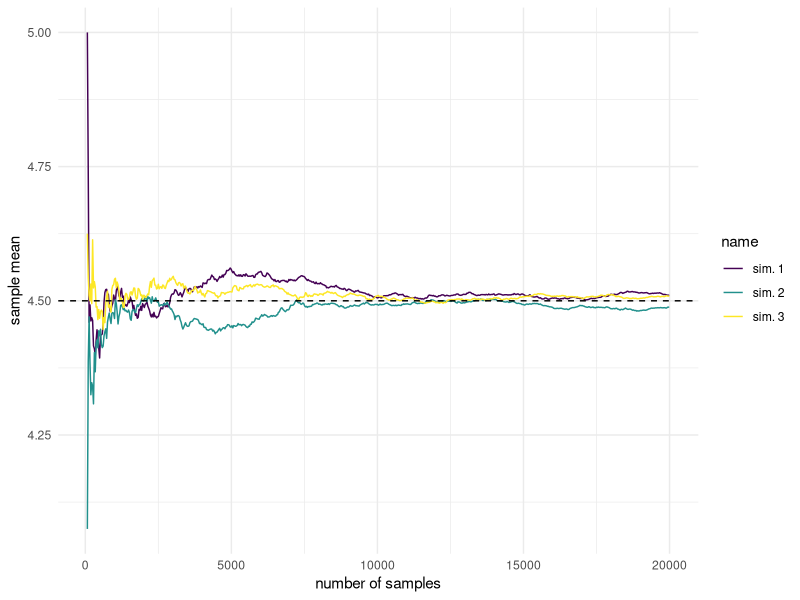
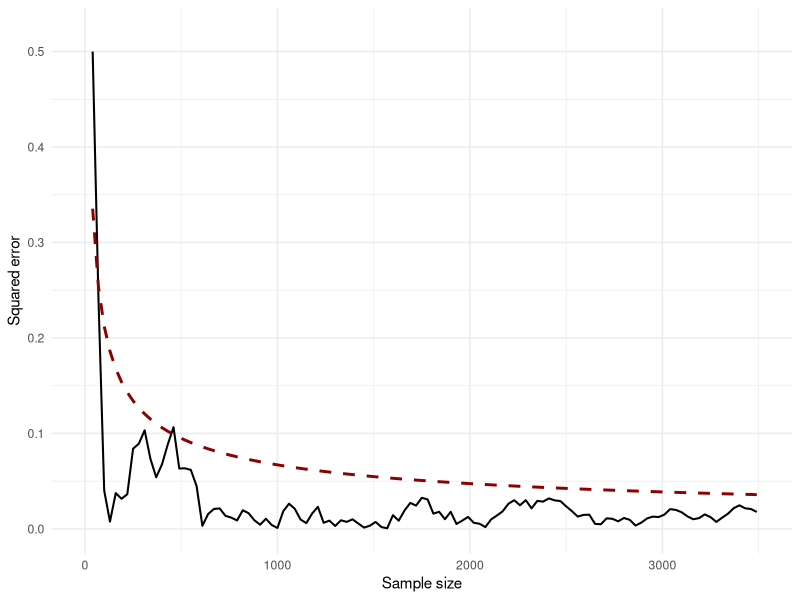
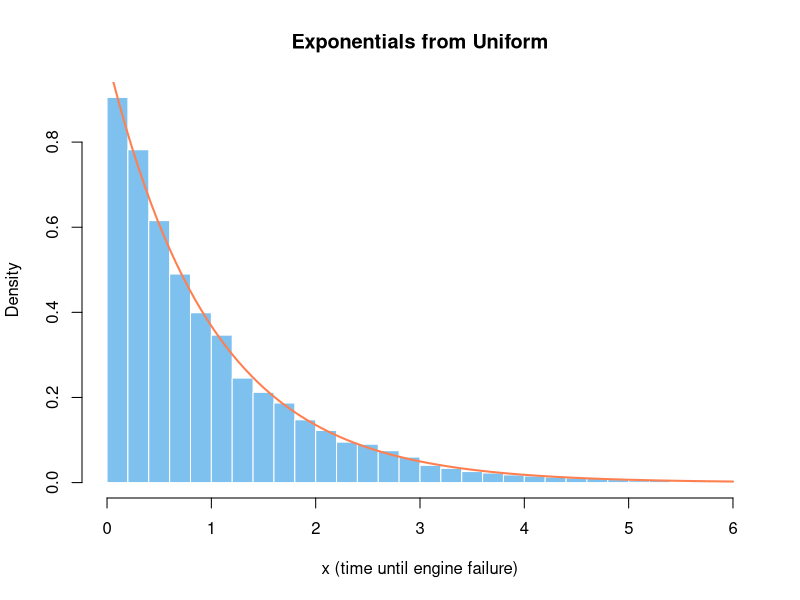
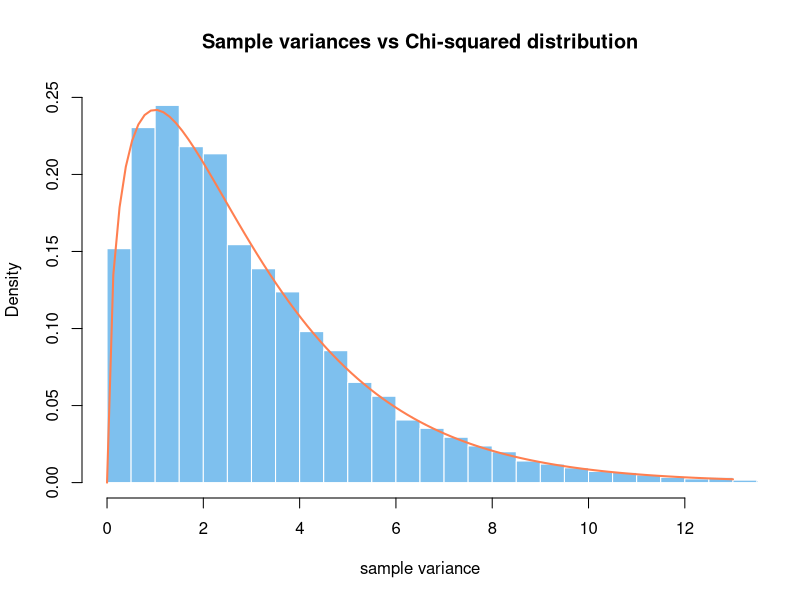

These figures' R source, in order:
## ---- chunk 1
#| message: false
#| warning: false

library(tidyverse)
set.seed(137) 
nr_sim_pois <- 100000
lln_pois <- replicate(n = 3, {
    pois_sim <- rpois(nr_sim_pois, 4.5)
    seq(10, nr_sim_pois, 30) |> 
    sapply(\(x) pois_sim[1:x] |> mean())
}) |> data.frame() |> tibble()
## ---- chunk 2
#| code-fold: true
#| code-summary: Show visualization code
#| fig-cap: Notice the fluctuations at around n = 5000. This should not be unexpected, even when sampling from the true distribution

lln_pois |>
    mutate(nr_samples = 10 + row_number() * 30) |> 
    pivot_longer(cols = c("X1", "X2", "X3")) |> 
    mutate(name = case_when(
        name == "X1" ~ "sim. 1",
        name == "X2" ~ "sim. 2",
        name == "X3" ~ "sim. 3"
    )) |>
    filter(nr_samples > 60 & nr_samples < 20000) |>
    ggplot(aes(x = nr_samples, y = value, col = name)) + 
    geom_line() + 
    geom_hline(yintercept = 4.5, lty = "dashed") + 
    scale_color_viridis_d() +
    labs(x = "number of samples", y = "sample mean") + 
    theme_minimal()
## ---- chunk 3
#| code-fold: true
#| code-summary: Show code for squared error drop
#| fig-cap: We can compare the expected squared error curve vs the one we get in simulation. In practice, we care not only the asymptotic behavior, but how fast the average converges.
#| warning: false
#| message: false

lln_pois |> select(X1) |>
    mutate(nr_samples = 10 + (row_number() - 1) * 30) |> 
    filter(nr_samples >= 10 & nr_samples < 10000) |>
    mutate(
        theoretical = sqrt(4.5) / sqrt(nr_samples),
        simulated = sqrt((4.5 - X1)^2)
    ) |>
    ggplot() +
    geom_line(
        aes(x = nr_samples, y = simulated), 
        ol="grey70", linewidth = 0.7) +
    geom_line(
        aes(x = nr_samples, y = theoretical), 
        lty="dashed", col="darkred", linewidth = 1) +
    scale_color_viridis_d() +
    lims(x = c(0, 3500), y = c(0, 0.52)) +
    labs(x = "Sample size", y = "Squared error") +
    theme_minimal()
## ---- chunk 4
#| fig-cap: The red line is the theoretical PDF from R's dexp function
#| code-fold: true

-log(runif(1e4)) |> 
    hist(
        col = "skyblue2", border = "white", breaks = 50,
        freq = FALSE, main = "Exponentials from Uniform", 
        xlab = "x (time until engine failure)",
        xlim = c(0, 6)
    )
curve(dexp(x), col = "coral", lwd = 2, add = TRUE) 
## ---- chunk 5
#| fig-cap: Example from Speegle & Clair, Chapter 5. Sample variances for $n=4$, $\sigma = 9$, and $\mu = 5$.
#| code-fold: true

sample_size <- 4
sigma <- 9
lots_of_sigmas <- replicate(10000, 
    (sample_size - 1) / sigma^2 * sd(rnorm(sample_size, mean = 5, sd = 9))^2
)
hist(lots_of_sigmas,
    col = "skyblue2", border = "white", breaks = 50, freq = FALSE, 
    main = "Sample variances vs Chi-squared distribution",
    xlab = "sample variance",
    ylim = c(0, .25), xlim = c(0, 13)
)
curve(dchisq(x, df = 3), col = "coral", add = TRUE, lwd = 2)
